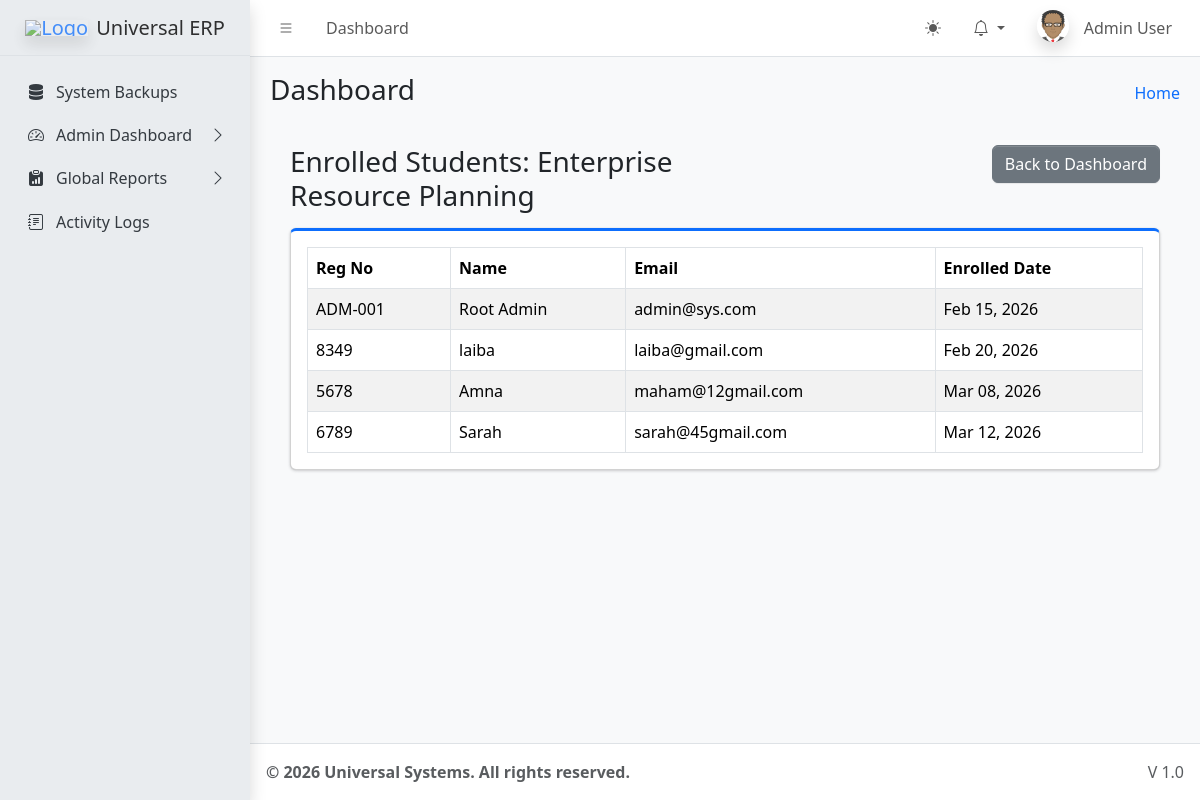
The page /dashboards/teacher/enrolled_students.php?course_id=1 (signed in) on the database its author committed.
### tables this page shows
CREATE TABLE `sys_pages` (
  `id` int(11) NOT NULL,
  `parent_id` int(11) DEFAULT 0,
  `page_name` varchar(100) NOT NULL,
  `page_url` varchar(255) DEFAULT '#',
  `icon_class` varchar(50) DEFAULT 'bi bi-circle',
  `sort_order` int(11) DEFAULT 0
);

CREATE TABLE `courses` (
  `id` int(11) NOT NULL,
  `teacher_id` int(11) NOT NULL,
  `course_code` varchar(50) DEFAULT NULL,
  `title` varchar(255) NOT NULL,
  `description` text DEFAULT NULL,
  `created_at` timestamp NOT NULL DEFAULT current_timestamp()
);

CREATE TABLE `enrollments` (
  `id` int(11) NOT NULL,
  `student_id` int(11) NOT NULL,
  `course_id` int(11) NOT NULL,
  `enrolled_at` timestamp NOT NULL DEFAULT current_timestamp()
);

CREATE TABLE `users` (
  `id` int(11) NOT NULL,
  `name` varchar(100) NOT NULL,
  `email` varchar(100) NOT NULL,
  `password` varchar(255) NOT NULL,
  `role` varchar(50) NOT NULL,
  `identity_no` varchar(50) DEFAULT NULL,
  `registration_no` varchar(50) DEFAULT NULL,
  `is_active` tinyint(1) DEFAULT 1,
  `created_at` timestamp NOT NULL DEFAULT current_timestamp()
);

### dashboards/teacher/enrolled_students.php (the view, shortened to what this page needs)
<?php
require_once '../../core/db.php';
require_once '../../includes/header.php';
$course_id = $_GET['course_id'] ?? 0;
$teacher_id = $_SESSION['user_id'];
if ($_SESSION['role'] === 'super_admin' || $_SESSION['role'] === 'admin') {
    $stmt = $pdo->prepare("SELECT * FROM courses WHERE id = ?");
    $stmt->execute([$course_id]);
} else {
    $stmt = $pdo->prepare("SELECT * FROM courses WHERE id = ? AND teacher_id = ?");
    $stmt->execute([$course_id, $teacher_id]);
}
$course = $stmt->fetch();
$stmt = $pdo->prepare("
    SELECT u.name, u.email, u.registration_no, e.enrolled_at
    FROM enrollments e
    JOIN users u ON e.student_id = u.id
    WHERE e.course_id = ?
");
$stmt->execute([$course_id]);
$students = $stmt->fetchAll();
?>
<div class="app-content-header">
    <div class="container-fluid">
        <div class="row">
            <div class="col-sm-6">
                <h3 class="mb-0">Enrolled Students: <?= htmlspecialchars($course['title']) ?></h3>
            </div>
            <div class="col-sm-6 text-end">
                <a href="instructor_dash.php" class="btn btn-secondary">Back to Dashboard</a>
            </div>
        </div>
    </div>
</div>
<div class="app-content">
    <div class="container-fluid">
        <div class="card card-outline card-primary">
            <div class="card-body">
                <table class="table table-bordered table-striped">
                    <thead>
                        <tr>
                            <th>Reg No</th>
                            <th>Name</th>
                            <th>Email</th>
                            <th>Enrolled Date</th>
                        </tr>
                    </thead>
                    <tbody>
                        <?php foreach($students as $s): ?>
                        <tr>
                            <td><?= htmlspecialchars($s['registration_no']) ?></td>
                            <td><?= htmlspecialchars($s['name']) ?></td>
                            <td><?= htmlspecialchars($s['email']) ?></td>
                            <td><?= date('M d, Y', strtotime($s['enrolled_at'])) ?></td>
                        </tr>
                        <?php endforeach; ?>
                    </tbody>
                </table>
            </div>
        </div>
    </div>
</div>
<?php require_once '../../includes/footer.php'; ?>

### includes/sidebar.php (shortened to what this page needs)
<aside class="app-sidebar bg-body-secondary shadow">
    <div class="sidebar-brand">
        <a href="<?= BASE_URL ?>index.php" class="brand-link">
            <img src="<?= $settings['system_logo'] ?>" alt="Logo" class="brand-image opacity-75 shadow">
            <span class="brand-text fw-light"><?= $settings['system_name'] ?></span>
        </a>
    </div>
    <div class="sidebar-wrapper">
        <nav class="mt-2">
            <ul class="nav sidebar-menu flex-column" data-lte-toggle="treeview" role="menu" data-accordion="false">
                <?php
                function buildMenu($pdo, $parentId = 0, $userRole, $currentUrl)
                {
                    $sql = "
                        SELECT p.* FROM sys_pages p
                        JOIN role_access ra ON p.id = ra.page_id
                        WHERE p.parent_id = ? AND ra.role_key = ?
                        ORDER BY p.sort_order ASC
                    ";
                    $stmt = $pdo->prepare($sql);
                    $stmt->execute([$parentId, $userRole]);
                    $items = $stmt->fetchAll();
                    foreach ($items as $item) {
                        $childStmt = $pdo->prepare("SELECT COUNT(*) FROM sys_pages WHERE parent_id = ?");
                        $childStmt->execute([$item['id']]);
                        $hasChildren = $childStmt->fetchColumn() > 0;
                        $isActive = (strpos($currentUrl, $item['page_url']) !== false && $item['page_url'] !== '#');
                        $menuOpen = $isActive ? 'menu-open' : '';
                        $activeClass = $isActive ? 'active' : '';
                        echo '<li class="nav-item ' . $menuOpen . '">';
                        echo '<a href="' . ($hasChildren ? '#' : BASE_URL . $item['page_url']) . '" class="nav-link ' . $activeClass . '">';
                        echo '<i class="nav-icon ' . $item['icon_class'] . '"></i>';
                        echo '<p>' . htmlspecialchars($item['page_name']);
                        echo '</p></a>';
                        if ($hasChildren) {
                            buildMenu($pdo, $item['id'], $userRole, $currentUrl);
                        }
                        echo '</li>';
                    }
                }
                $cur = substr($_SERVER['SCRIPT_NAME'], strlen('/universal/'));
                buildMenu($pdo, 0, $_SESSION['role'], $cur);
                ?>
            </ul>
        </nav>
    </div>
</aside>

### rows shown on the page
sys_pages: page_name "System Backups"
sys_pages: page_name "Admin Dashboard"
sys_pages: page_name "Global Reports"
sys_pages: page_name "Activity Logs"
courses: title "Enterprise Resource Planning"
enrollments: student.registration_no "ADM-001", student.name "Root Admin", student.email "admin@sys.com", enrolled_at "Feb 15, 2026"
enrollments: student.registration_no "8349", student.name "laiba", student.email "laiba@gmail.com", enrolled_at "Feb 20, 2026"
enrollments: student.registration_no "5678", student.name "Amna", student.email "maham@12gmail.com", enrolled_at "Mar 08, 2026"
enrollments: student.registration_no "6789", student.name "Sarah", student.email "sarah@45gmail.com", enrolled_at "Mar 12, 2026"

### other values the page prints
$pageTitle "Dashboard"
$_SESSION['name'] "Admin User"
$settings['system_name'] "Universal ERP"
$settings['footer_text'] "© 2026 Universal Systems. All rights reserved."
